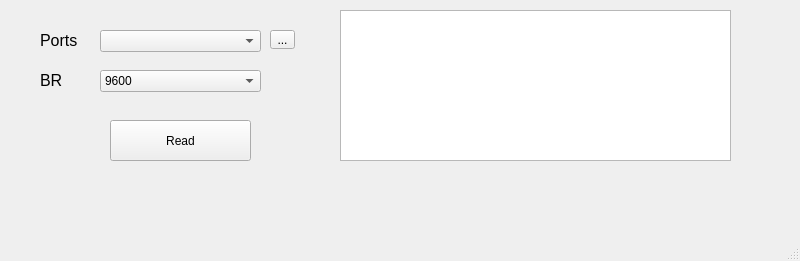
<?xml version="1.0" encoding="UTF-8"?>
<ui version="4.0">
 <class>MainWindow</class>
 <widget class="QMainWindow" name="MainWindow">
  <property name="geometry">
   <rect>
    <x>0</x>
    <y>0</y>
    <width>800</width>
    <height>261</height>
   </rect>
  </property>
  <property name="windowTitle">
   <string>MainWindow</string>
  </property>
  <widget class="QWidget" name="centralwidget">
   <widget class="QComboBox" name="cBox_Ports">
    <property name="geometry">
     <rect>
      <x>100</x>
      <y>30</y>
      <width>161</width>
      <height>22</height>
     </rect>
    </property>
   </widget>
   <widget class="QComboBox" name="cBox_BaudRates">
    <property name="geometry">
     <rect>
      <x>100</x>
      <y>70</y>
      <width>161</width>
      <height>22</height>
     </rect>
    </property>
    <item>
     <property name="text">
      <string>9600</string>
     </property>
    </item>
    <item>
     <property name="text">
      <string>115200</string>
     </property>
    </item>
   </widget>
   <widget class="QPushButton" name="btn_ReadData">
    <property name="geometry">
     <rect>
      <x>110</x>
      <y>120</y>
      <width>141</width>
      <height>41</height>
     </rect>
    </property>
    <property name="text">
     <string>Read</string>
    </property>
   </widget>
   <widget class="QTextBrowser" name="txt_Results">
    <property name="geometry">
     <rect>
      <x>340</x>
      <y>10</y>
      <width>391</width>
      <height>151</height>
     </rect>
    </property>
   </widget>
   <widget class="QLabel" name="label">
    <property name="geometry">
     <rect>
      <x>40</x>
      <y>30</y>
      <width>61</width>
      <height>21</height>
     </rect>
    </property>
    <property name="font">
     <font>
      <pointsize>12</pointsize>
     </font>
    </property>
    <property name="text">
     <string>Ports</string>
    </property>
   </widget>
   <widget class="QLabel" name="label_2">
    <property name="geometry">
     <rect>
      <x>40</x>
      <y>70</y>
      <width>61</width>
      <height>21</height>
     </rect>
    </property>
    <property name="font">
     <font>
      <pointsize>12</pointsize>
     </font>
    </property>
    <property name="text">
     <string>BR</string>
    </property>
   </widget>
   <widget class="QToolButton" name="tBtn_UpdatePorts">
    <property name="geometry">
     <rect>
      <x>270</x>
      <y>30</y>
      <width>25</width>
      <height>19</height>
     </rect>
    </property>
    <property name="text">
     <string>...</string>
    </property>
   </widget>
  </widget>
  <widget class="QMenuBar" name="menubar">
   <property name="geometry">
    <rect>
     <x>0</x>
     <y>0</y>
     <width>800</width>
     <height>21</height>
    </rect>
   </property>
  </widget>
  <widget class="QStatusBar" name="statusbar"/>
 </widget>
 <resources/>
 <connections/>
</ui>
